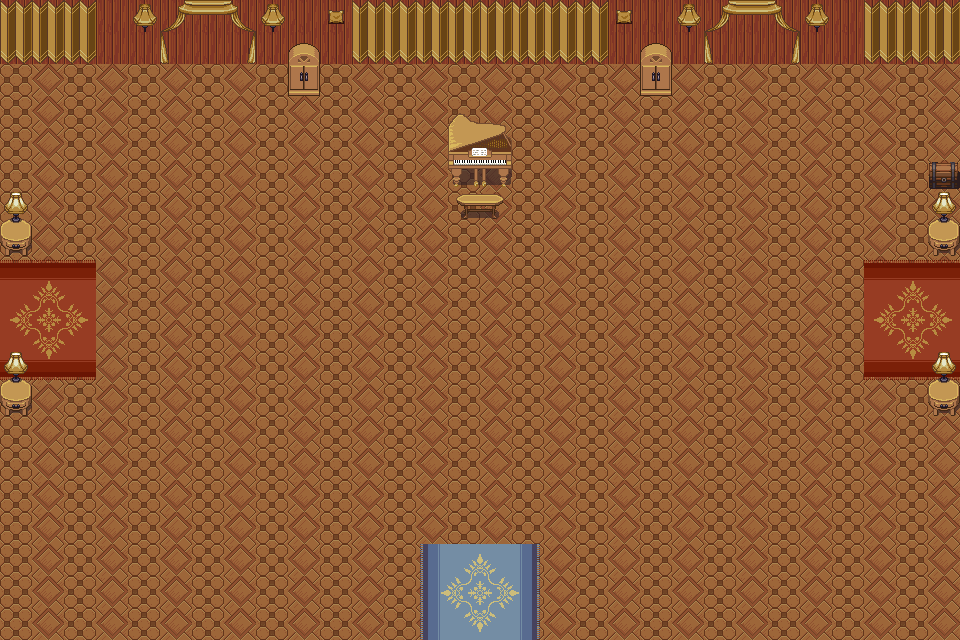

Rendered tile map (Tiled .tmx) drawn with the repository's tilesets; below, a short description and the map source with its tile grids summarised:
An orthogonal 30x20 tile map with 32x32 px tiles, 6 tile layers (图块层 1, 图块层 2, 图块层 3, 图块层 4, ...), 5 tilesets and 12 objects (8x CollisionArea, 2x SpawnPoint, 2x SceneObject).

<map version="1.10" tiledversion="1.11.0" orientation="orthogonal" renderorder="right-down" width="30" height="20" tilewidth="32" tileheight="32" infinite="0" nextlayerid="14" nextobjectid="26">
 <tileset firstgid="1" source="woodshop.tsx" />
 <tileset firstgid="257" source="floors.tsx" />
 <tileset firstgid="2305" source="upholstery.tsx" />
 <tileset firstgid="2817" source="blonde-wood.tsx" />
 <tileset firstgid="3329" source="container.tsx" />
 <layer id="1" name="图块层 1" width="30" height="20">
  <data>[600 cells, 600 non-empty, 3 distinct tile ids]</data>
 </layer>
 <layer id="2" name="图块层 2" width="30" height="20">
  <data>[600 cells, 36 non-empty, 24 distinct tile ids]</data>
 </layer>
 <layer id="6" name="图块层 3" width="30" height="20">
  <data>[600 cells, 8 non-empty, 2 distinct tile ids]</data>
 </layer>
 <layer id="7" name="图块层 4" width="30" height="20">
  <data>[600 cells, 48 non-empty, 10 distinct tile ids]</data>
 </layer>
 <layer id="12" name="图块层 5" width="30" height="20">
  <data>[600 cells, 12 non-empty, 10 distinct tile ids]</data>
 </layer>
 <layer id="13" name="图块层 6" width="30" height="20">
  <data>[600 cells, 1 non-empty, 1 distinct tile ids]</data>
 </layer>
 <objectgroup id="9" name="ObejctLayer">
  <object id="1" name="CollisionArea" x="448.167" y="129.833" width="65" height="60" />
  <object id="2" name="CollisionArea" x="0.833333" y="220.833" width="31.6667" height="33" />
  <object id="6" name="CollisionArea" x="-0.83335" y="380.5" width="31.6667" height="33" />
  <object id="7" name="CollisionArea" x="288.167" y="62.5" width="31.6667" height="33" />
  <object id="8" name="CollisionArea" x="640.167" y="63.5" width="31.6667" height="33" />
  <object id="9" name="CollisionArea" x="930.167" y="222.5" width="31.6667" height="33" />
  <object id="10" name="CollisionArea" x="927.167" y="382.5" width="31.6667" height="33" />
  <object id="11" name="CollisionArea" x="0.16665" y="33.5" width="962.667" height="33" />
  <object id="3" name="SpawnPoint" x="480" y="584.667">
   <point />
  </object>
  <object id="23" name="SceneObject" x="29.1098" y="318.822">
   <properties>
    <property name="subtype" value="door" />
   </properties>
   <point />
  </object>
  <object id="24" name="SceneObject" x="932.207" y="320.208">
   <properties>
    <property name="subtype" value="door" />
   </properties>
   <point />
  </object>
  <object id="25" name="SpawnPoint" x="481.005" y="619.623">
   <point />
  </object>
 </objectgroup>
</map>
